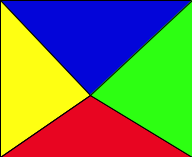
Frame 1 (no input)
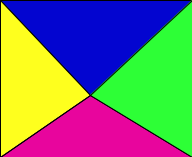
Frame 60 (the mouse pressed at the canvas centre just before this capture)
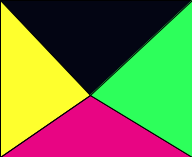
Frame 120 (the mouse held since frame 60 and released just before this capture)

The Processing sketch that drew these frames (run headless with seeded random() and noise(); from frame 60 on, the mouse is pressed at the canvas centre):

// Processing sketch: processing_88895
// ── processing_88895.pde

int blocksize;
int block1;


void setup() {
  size(192, 157); 
  background(255); 
  frameRate(25);
  blocksize=10;
  block1=6;

}

void draw () {
    
    for (int y=0; y<height; y+=blocksize){
        for (int x=0; x<width; x+=blocksize){
            fill(3,5,random(240));
            triangle(0,0,90,95,192,0);
            fill(232,5,random(240));
            triangle(0,157,90,95,192,157);
            fill(254,255,random(240));
            triangle(0,0,0,157,90,95);
            fill(45,255,random(240));
            triangle(192,0,90,95,192,157);
        }
    }
}
